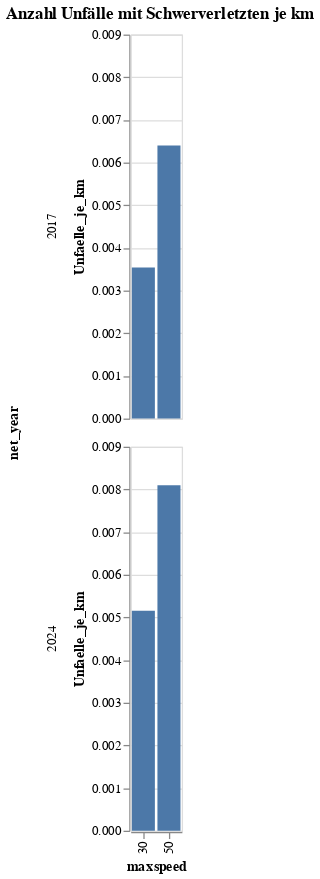

Write notebook code for a chart like this one.
### Code cell
source = Acc2bufferedNet_grouped_allYears_wLength

source=source[source["UKATEGORIE"]==1]

source = source.groupby(["maxspeed","net_year"], as_index=False).agg({"length": "sum", "count": "sum"})
source["Unfaelle_je_km"]=source["count"]/source["length"]


alt.Chart(source, title="Anzahl Unfälle mit Schwerverletzten je km").mark_bar().encode(
    x='maxspeed',
    y='Unfaelle_je_km',
   # color='UKATEGORIE:O',
    #facet="highway",
    tooltip=["count","Unfaelle_je_km"],
    row="net_year"
)

### Figure 1 — Vega-Lite specification as saved in the notebook (floating-point values rounded to 4 significant figures)
{"config": {"view": {"continuousWidth": 300, "continuousHeight": 300}}, "data": {"name": "data-311c67658485a265253c421686c8465d"}, "mark": {"type": "bar"}, "encoding": {"row": {"field": "net_year", "type": "nominal"}, "tooltip": [{"field": "count", "type": "quantitative"}, {"field": "Unfaelle_je_km", "type": "quantitative"}], "x": {"field": "maxspeed", "type": "nominal"}, "y": {"field": "Unfaelle_je_km", "type": "quantitative"}}, "title": "Anzahl Unfälle mit Schwerverletzten je km", "$schema": "https://vega.github.io/schema/vega-lite/v5.20.1.json", "datasets": {"data-311c67658485a265253c421686c8465d": [{"maxspeed": "30", "net_year": "2017", "length": 4233.0, "count": 15, "Unfaelle_je_km": 0.003543}, {"maxspeed": "30", "net_year": "2024", "length": 6401.0, "count": 33, "Unfaelle_je_km": 0.005156}, {"maxspeed": "50", "net_year": "2017", "length": 49690.0, "count": 318, "Unfaelle_je_km": 0.0064}, {"maxspeed": "50", "net_year": "2024", "length": 62000.0, "count": 502, "Unfaelle_je_km": 0.008097}]}}
